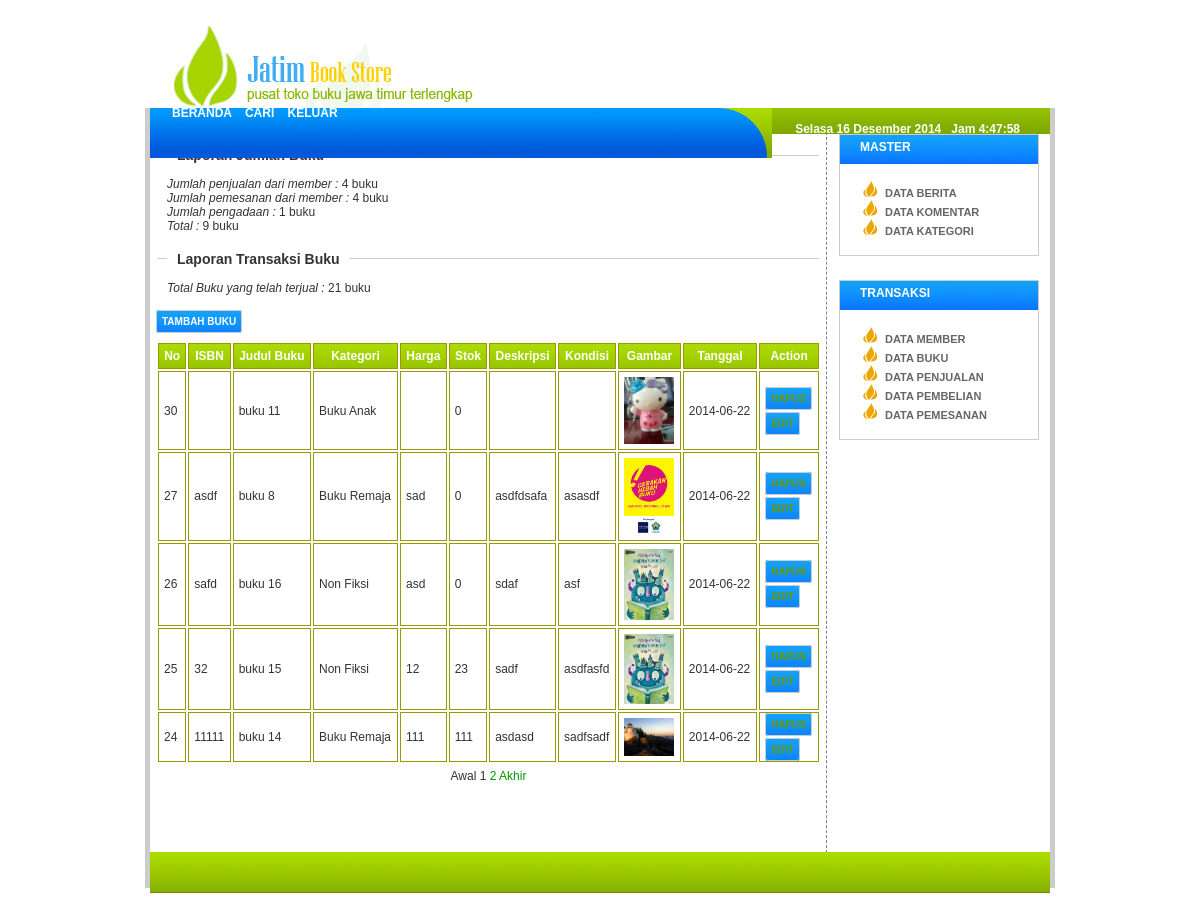
/admin/index.php?go=t&m=pengadaan (signed in), run on the app's committed database.
### tables this page shows
CREATE TABLE IF NOT EXISTS `tb_det_tmp` (
  `id_det_tmp` int(100) NOT NULL AUTO_INCREMENT,
  `id_trans` int(100) NOT NULL,
  `id_barang` int(100) NOT NULL,
  PRIMARY KEY (`id_det_tmp`)
);

CREATE TABLE IF NOT EXISTS `tb_barang` (
  `id_barang` int(100) NOT NULL AUTO_INCREMENT,
  `id_kategori` int(100) NOT NULL,
  `isbn` varchar(200) NOT NULL,
  `penulis` varchar(200) NOT NULL,
  `penerbit` varchar(200) NOT NULL,
  `nama` varchar(200) NOT NULL,
  `harga` varchar(200) NOT NULL,
  `stok` int(100) NOT NULL,
  `deskripsi` text NOT NULL,
  `kondisi` varchar(200) NOT NULL,
  `gambar` varchar(200) NOT NULL,
  `views` int(200) NOT NULL,
  `tgl` date NOT NULL,
  PRIMARY KEY (`id_barang`)
);

CREATE TABLE IF NOT EXISTS `tb_kategori` (
  `id_kategori` int(100) NOT NULL AUTO_INCREMENT,
  `nama` varchar(200) NOT NULL,
  PRIMARY KEY (`id_kategori`)
);

### admin/transaksi.php (the view, shortened to what this page needs)
<?PHP
$m=$_GET['m'];
if($m=='pengadaan'){
	$sql="select * from tb_barang inner join tb_det_tmp using(id_barang) inner join tb_transaksi using(id_trans) where status='selesai' order by id_barang desc";
	$dataP=pagging($sql,5,$_GET[hal]);
	$sb=sql("select * from tb_barang inner join tb_det_tmp using(id_barang) inner join tb_transaksi using(id_trans) where status='selesai' order by id_barang");
	$sbeli=sql("select * from tb_barang inner join tb_det_trans using(id_barang) inner join tb_transaksi using(id_trans) where status='selesai' and tipe_trans='pembelian' order by id_barang");
	$spesan=sql("select * from tb_barang inner join tb_det_tmp using(id_barang) inner join tb_transaksi using(id_trans) where status='selesai' and tipe_trans='pemesanan' order by id_barang");
	$sjual=sql("select * from tb_barang inner join tb_det_tmp using(id_barang) inner join tb_transaksi using(id_trans) where status='selesai' and tipe_trans='penjualan' order by id_barang");
	$sada=sql("select * from tb_barang inner join tb_det_tmp using(id_barang) inner join tb_transaksi using(id_trans) where status='selesai' and tipe_trans='pengadaan' order by id_barang");
	$jb=nRow($sb);
	$jbeli=nRow($sbeli);
	$jpesan=nRow($spesan);
	$jjual=nRow($sjual);
	$jada=nRow($sada);
	echo "<fieldset>
	<legend> Laporan Jumlah Buku </legend>
	<i>Jumlah penjualan dari member :</i> $jjual buku<br>
	<i>Jumlah pemesanan dari member :</i> $jpesan buku<br>
	<i>Jumlah pengadaan :</i> $jada buku <br>
	<i>Total :</i> $jb buku <br>
	</fieldset><fieldset>
	<legend> Laporan Transaksi Buku </legend>
	<i>Total Buku yang telah terjual :</i> $jbeli buku<br>
	</fieldset> <br>";
	echo "<a href=?go=crud&m=cbuku class='button'>Tambah Buku</a><br><br>
	<table class='table' cellpadding=5><tr>
		<th>No</th>
		<th>ISBN</th>
		<th>Judul Buku</th>
		<th>Kategori</th>
		<th>Harga</th>
		<th>Stok</th>
		<th>Deskripsi</th>
		<th>Kondisi</th>
		<th>Gambar</th>
		<th>Tanggal</th>
		<th>Action</th>
	</tr>";
	while($d=fObj($dataP[query])){
		$s=sql("select * from tb_kategori where id_kategori=$d->id_kategori");
		$k=fObj($s);
		echo "<tr>
		<td>$d->id_barang</td>
		<td>$d->isbn</td>
		<td>$d->nama</td>
		<td>$k->nama</td>
		<td>$d->harga</td>
		<td>$d->stok</td>
		<td>$d->deskripsi</td>
		<td>$d->kondisi</td>
		<td><img src='../images/produk/$d->gambar' width='50px'></td>
		<td>$d->tgl</td>
		<td><a href=?go=crud&m=dbuku&id=$d->id_barang class='button'>hapus</a> <br><br> <a href=?go=crud&m=ubuku&id=$d->id_barang class='button'>edit</a></td>
	</tr>";
	}
	echo "</table>";
}
?>

### main/style.css (style rules this page uses)
body { font-family:"Trebuchet Ms",Arial, Helvetica, sans-serif; font-size:12px; color:#333333; margin:0 auto; }
table { font-size:12px; }
a { color:#090; text-decoration:none; }
.button { background:url(../images/dll/bg_header2.png); color:#FFFFFF; text-transform:uppercase; border:1px solid #CCC; font-size:10px; font-weight:bold; text-decoration:none; cursor:pointer; -webkit-border-radius:3px;-moz-border-radius:3px;-border-radius:3px;padding:5px; }
fieldset { -moz-border-radius:20px; border:0px;border-top:#CCC 1px solid; }
legend { font-size:14px; color:#333; padding:10px; font-weight:bold; }
.table { width:100%; background:#FFF; }
.table th { background:url(../images/dll/bg_header.png);border:1px solid #990; color:white; }
.table a { color:#690; }
.table td { border:1px solid #990;background:#FFF; }
.table a { text-decoration:underline; }
.table .button { text-decoration:none; }

### data on the page
tb_det_tmp: id_barang.id_barang "30", id_barang.nama "buku 11", tb_kategori.nama "Buku Anak", id_barang.stok "0", id_barang.gambar (picture), id_barang.tgl "2014-06-22"
tb_det_tmp: id_barang.id_barang "27", id_barang.isbn "asdf", id_barang.nama "buku 8", tb_kategori.nama "Buku Remaja", id_barang.harga "sad", id_barang.stok "0", id_barang.deskripsi "asdfdsafa", id_barang.kondisi "asasdf", id_barang.gambar (picture), id_barang.tgl "2014-06-22"
tb_det_tmp: id_barang.id_barang "26", id_barang.isbn "safd", id_barang.nama "buku 16", tb_kategori.nama "Non Fiksi", id_barang.harga "asd", id_barang.stok "0", id_barang.deskripsi "sdaf", id_barang.kondisi "asf", id_barang.gambar (picture), id_barang.tgl "2014-06-22"
tb_det_tmp: id_barang.id_barang "25", id_barang.isbn "32", id_barang.nama "buku 15", tb_kategori.nama "Non Fiksi", id_barang.harga "12", id_barang.stok "23", id_barang.deskripsi "sadf", id_barang.kondisi "asdfasfd", id_barang.gambar (picture), id_barang.tgl "2014-06-22"
tb_det_tmp: id_barang.id_barang "24", id_barang.isbn "11111", id_barang.nama "buku 14", tb_kategori.nama "Buku Remaja", id_barang.harga "111", id_barang.stok "111", id_barang.deskripsi "asdasd", id_barang.kondisi "sadfsadf", id_barang.gambar (picture), id_barang.tgl "2014-06-22"

### other printed values
$jpesan "4"
$jada "1"
$jb "9"
$jbeli "21"
